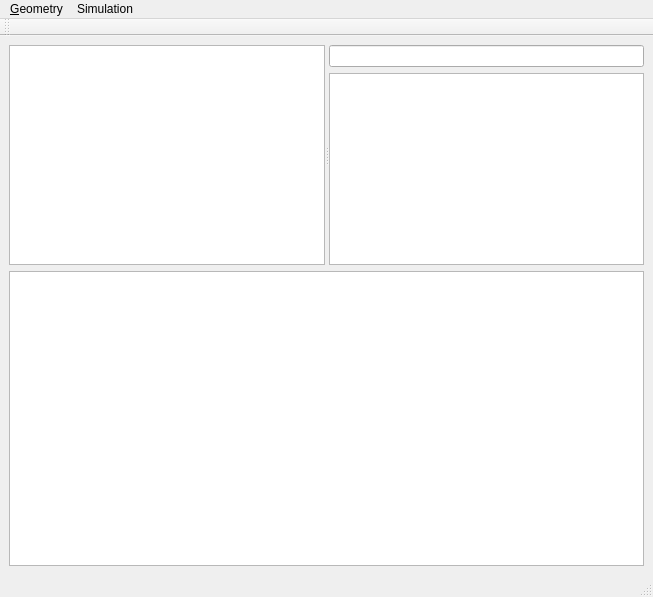
<?xml version="1.0" encoding="UTF-8"?>
<ui version="4.0">
 <class>MainWindow</class>
 <widget class="QMainWindow" name="MainWindow">
  <property name="geometry">
   <rect>
    <x>0</x>
    <y>0</y>
    <width>653</width>
    <height>597</height>
   </rect>
  </property>
  <property name="windowTitle">
   <string>openriver</string>
  </property>
  <widget class="QWidget" name="centralwidget">
   <layout class="QVBoxLayout" name="verticalLayout_2">
    <item>
     <widget class="QSplitter" name="splitter">
      <property name="orientation">
       <enum>Qt::Horizontal</enum>
      </property>
      <widget class="QListWidget" name="listSections"/>
      <widget class="QWidget" name="layoutWidget">
       <layout class="QVBoxLayout" name="verticalLayout">
        <item>
         <widget class="QLineEdit" name="lineTabEdit"/>
        </item>
        <item>
         <widget class="QTableView" name="tableSectionCoord"/>
        </item>
       </layout>
      </widget>
     </widget>
    </item>
    <item>
     <widget class="QGraphicsView" name="sectionGraphics"/>
    </item>
   </layout>
  </widget>
  <widget class="QMenuBar" name="menubar">
   <property name="geometry">
    <rect>
     <x>0</x>
     <y>0</y>
     <width>653</width>
     <height>24</height>
    </rect>
   </property>
   <widget class="QMenu" name="menu_File">
    <property name="title">
     <string>&amp;Geometry</string>
    </property>
    <addaction name="actionImport"/>
    <addaction name="actionExport"/>
   </widget>
   <widget class="QMenu" name="menuSimulation">
    <property name="title">
     <string>Simulation</string>
    </property>
    <addaction name="actionRun"/>
    <addaction name="actionView"/>
   </widget>
   <addaction name="menu_File"/>
   <addaction name="menuSimulation"/>
  </widget>
  <widget class="QStatusBar" name="statusbar"/>
  <widget class="QToolBar" name="toolBar">
   <property name="windowTitle">
    <string>toolBar</string>
   </property>
   <attribute name="toolBarArea">
    <enum>TopToolBarArea</enum>
   </attribute>
   <attribute name="toolBarBreak">
    <bool>false</bool>
   </attribute>
  </widget>
  <action name="actionImport">
   <property name="text">
    <string>Import</string>
   </property>
  </action>
  <action name="actionExport">
   <property name="text">
    <string>Export</string>
   </property>
  </action>
  <action name="action_Open">
   <property name="text">
    <string>&amp;Open</string>
   </property>
  </action>
  <action name="actionRun">
   <property name="text">
    <string>&amp;Run</string>
   </property>
  </action>
  <action name="actionView">
   <property name="text">
    <string>View</string>
   </property>
  </action>
 </widget>
 <resources/>
 <connections>
  <connection>
   <sender>listSections</sender>
   <signal>currentRowChanged(int)</signal>
   <receiver>MainWindow</receiver>
   <slot>itemChanged(int)</slot>
   <hints>
    <hint type="sourcelabel">
     <x>200</x>
     <y>300</y>
    </hint>
    <hint type="destinationlabel">
     <x>399</x>
     <y>299</y>
    </hint>
   </hints>
  </connection>
 </connections>
 <slots>
  <slot>sectionChanged(QString)</slot>
  <slot>itemChanged(int)</slot>
 </slots>
</ui>
